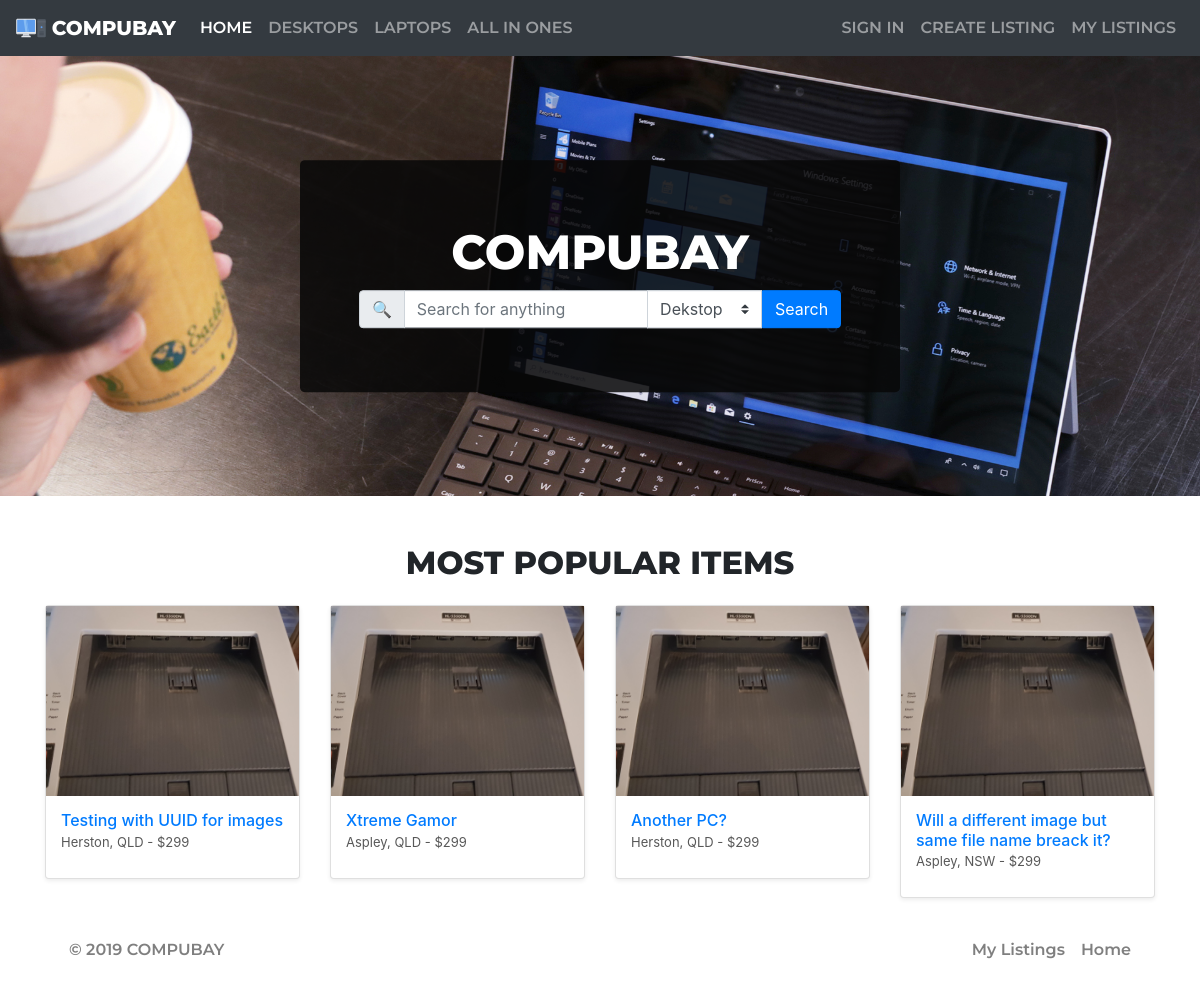
The page / on the database its author committed.
### marketplace/models.py (models this page shows)
class Listing(db.Model):
    __tablename__='listings'
    id = db.Column(db.Integer, primary_key=True)
    name = db.Column(db.String(50), nullable=False)
    post_date = db.Column(db.DateTime, default=datetime.now(), nullable=False)
    description = db.Column(db.String(400))
    suburb = db.Column(db.String(50), nullable=False)
    state = db.Column(db.String(50), nullable=False)
    price = db.Column(db.Integer, default=0)
    category = db.Column(db.String(15), nullable=False)
    cpu = db.Column(db.String(50))
    ramgb = db.Column(db.Integer)
    totalgb = db.Column(db.Integer)
    image = db.Column(db.String(200), nullable=False)
    seller_id = db.Column(db.Integer, db.ForeignKey('users.id'))

### marketplace/views.py (the view)
@bp.route('/')
def index():
    listings = Listing.query.order_by(desc(Listing.post_date)).limit(4).all()
    return render_template('index.html', listings=listings)

### marketplace/templates/index.html (shortened to what this page needs)
{% extends 'base.html' %}
{% block header %}
    <link rel="stylesheet" href="{{url_for('static', filename='css/index.css')}}">
{% endblock %}
{% block content %}
    <div class="main">
        <div class="jumbotron">
            <h1 class="display-4 jumbotron-text">COMPUBAY</h1>
            <form action="/search" class="input-group" method="GET">
                <div class="input-group-prepend">
                    <span class="input-group-text" id="search-icon">&#x1F50D;</span>
                </div>
                <input type="text" name="searchKeywords" id="search-bar" class="form-control" placeholder="Search for anything" aria-label="Search" aria-describedby="basic-addon1">
                <div class="input-group-append">
                    <select class="custom-select" name="searchCategory" id="searchCategory">
                        <option selected value="Desktop">Dekstop</option>
                    </select>
                    <button class="btn btn-primary" type="submit">Search</button>
                </div>
            </form>
        </div>
    </div>
    <br><br>
    <div class="container most-popular">
        <h2><center>MOST POPULAR ITEMS</center></h2>
        <div class="row">
            {% for listing in listings %}
                <div class="col-md-3">
                    <div class="card shadow-sm">
                        <a href="item.html" style="background-image: url('{{url_for('static', filename=('img/listings/' + listing.image))}}');"></a>
                        <div class="card-body">
                            <h6 class="card-title"><a href="item/{{listing.id}}">{{ listing.name }}</a></h6>
                            <p>{{ listing.suburb }}, {{ listing.state }} - ${{ listing.price }}</p>
                        </div>
                    </div>
                </div>
            {% endfor %}
        </div>
    </div>
{% endblock %}

### marketplace/templates/base.html (shortened to what this page needs)
<!doctype html>
<html lang="en">
    <head>
        <link rel="stylesheet" href="https://stackpath.bootstrapcdn.com/bootstrap/4.3.1/css/bootstrap.min.css">
        <link rel="stylesheet" href="{{url_for('static', filename='css/navbar_footer.css')}}">
        {% block header %}
        {% endblock %}
    </head>
    <body>
        <nav class="navbar navbar-expand-md navbar-dark bg-dark">
            <a class="navbar-brand" href="/">
                <img src="{{url_for('static', filename='img/logo.svg')}}" width="30" height="30" class="d-inline-block align-top" alt="">
                    COMPUBAY
            </a>
            <div class="navbar-collapse collapse" id="navbarTogglerDemo03">
                <ul class="navbar-nav">
                    <li class="nav-item active">
                        <a class="nav-link" href="/">HOME <span class="sr-only">(current)</span></a>
                    </li>
                    <li class="nav-item">
                        <a class="nav-link" href="/search?searchCategory=Desktop">DESKTOPS</a>
                    </li>
                    <li class="nav-item">
                        <a class="nav-link" href="/search?searchCategory=Laptop">LAPTOPS</a>
                    </li>
                    <li class="nav-item">
                        <a class="nav-link" href="/search?searchCategory=All+In+One">ALL IN ONES</a>
                    </li>
                </ul>
                <ul class="navbar-nav ml-auto">
                    <li class="nav-item">
                        <a class="nav-link" href="/login">SIGN IN <span class="sr-only">(current)</span></a>
                    </li>
                    <li class="nav-item">
                        <a class="nav-link" href="/item/create">CREATE LISTING</a>
                    </li>
                    <li class="nav-item">
                        <a class="nav-link" href="manageitem.html">MY LISTINGS</a>
                    </li>
                </ul>
            </div>
        </nav>
        {% block content %}
        {% endblock %}
        <div class="container">
            <br>
            <footer class="navbar navbar-light navbar-expand-sm">
                <ul class="navbar-nav">
                    <li class="nav-item nav-link">
                        © 2019 COMPUBAY
                    </li>
                </ul>
                <ul class="navbar-nav ml-auto">
                    <li class="nav-item">
                        <a class="nav-link" href="manageitem.html">My Listings</a>
                    </li>
                    <li class="nav-item">
                        <a class="nav-link" href="index.html">Home <span class="sr-only">(current)</span></a>
                    </li>
                </ul>
            </footer>
            <br>
        </div>
    </body>
</html>

### marketplace/static/css/navbar_footer.css (style rules this page uses)
.navbar { font-family: 'Montserrat', Arial, Helvetica, sans-serif; font-weight: 600; }
.navbar .navbar-brand { font-family: 'Montserrat', Arial, Helvetica, sans-serif; font-weight: 800; }

### marketplace/static/css/index.css (style rules this page uses)
.main { background-image: url("../img/topimage.jpg"); background-size: cover; display: block; height: 55vh; width: 100%; }
.main .jumbotron { width: 50vw; margin-left: auto; margin-right: auto; position: relative; top: 50.0%; transform: translateY(-50.0%); background-color: rgba(8, 8, 8, 0.85); color: white; }
.main .input-group { width: 90%; margin-left: auto; margin-right: auto; }
.main .jumbotron-text { text-align: center; font-family: 'Montserrat', Arial, Helvetica, sans-serif; font-weight: 800; font-size: 4vw; }
#searchCategory { border-radius: 0px 0px 0px 0px; }
.most-popular .card { margin-top: 10px; }
.most-popular h2 { font-family: 'Montserrat', Arial, Helvetica, sans-serif; font-weight: 800; padding-bottom: 5px; }
.most-popular a { margin: 0px 0px 0px 0px; width: 100%; height: 190px; background-position: center; background-size: cover; }
.most-popular p { color: rgb(88, 88, 88); transform: translateY(-10px); font-size: 13px;; }
.most-popular .card-body { padding: 15px 15px 0px 15px; }

### rows shown on the page
Listing: image (picture), name "Testing with UUID for images", suburb "Herston", state "QLD", price "299"
Listing: image (picture), name "Xtreme Gamor", suburb "Aspley", state "QLD", price "299"
Listing: image (picture), name "Another PC?", suburb "Herston", state "QLD", price "299"
Listing: image (picture), name "Will a different image but same file name breack it?", suburb "Aspley", state "NSW", price "299"
